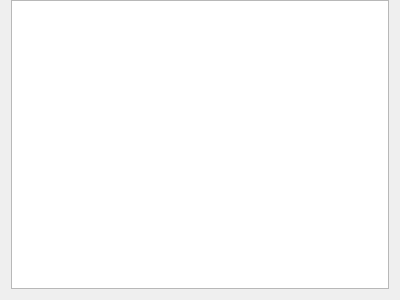
<?xml version="1.0" encoding="UTF-8"?>
<ui version="4.0">
 <class>fileEditor</class>
 <widget class="QDialog" name="fileEditor">
  <property name="geometry">
   <rect>
    <x>0</x>
    <y>0</y>
    <width>400</width>
    <height>300</height>
   </rect>
  </property>
  <property name="windowTitle">
   <string>Dialog</string>
  </property>
  <layout class="QVBoxLayout" name="verticalLayout_2">
   <property name="topMargin">
    <number>0</number>
   </property>
   <item>
    <widget class="QPlainTextEdit" name="plainTextEdit"/>
   </item>
  </layout>
 </widget>
 <resources/>
 <connections/>
</ui>
